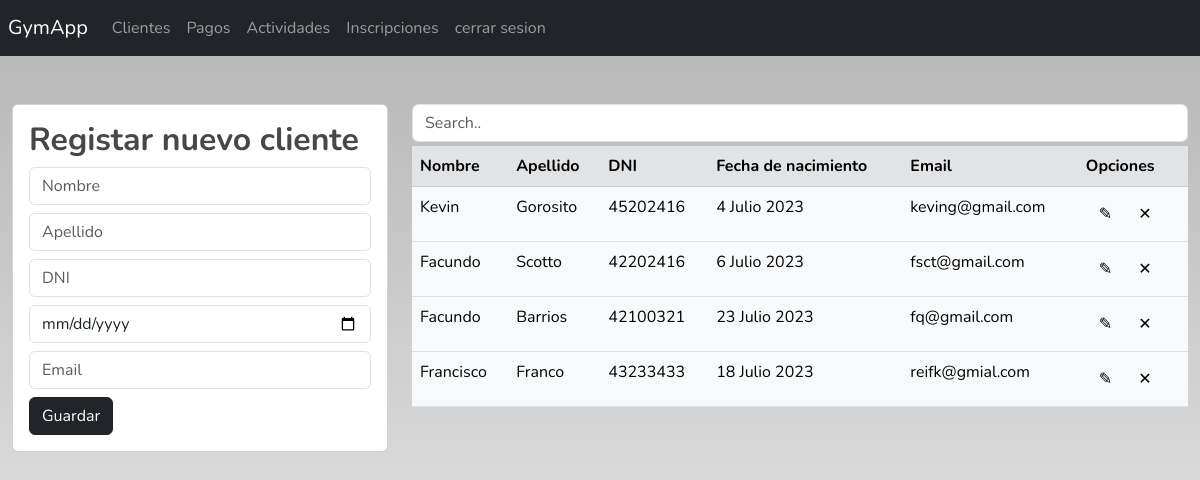
The app's page / (signed in) with its own data.
### Gestion/models.py (models this page shows, shortened)
class Cliente(models.Model):
    dni = models.CharField(primary_key=True, max_length=8)
    nombre = models.CharField(max_length=50)
    apellido = models.CharField(max_length=50)
    fecha_nacimiento = models.DateField()
    email = models.EmailField(max_length=100)

### Gestion/views.py (the view)
# urls.py: path('', views.clientes, name='clientes'),
@login_required
def clientes(request):
    clientes = Cliente.objects.all()
    return render(request, "gestionClientes.html", {"clientes": clientes})

### Gestion/templates/gestionClientes.html (shortened to what this page needs)
{% extends "./base.html" %} {% block body %}
<div class="row">
  <div class="col-4">
    <div class="card mt-5">
      <div class="card-body">
        <h2>Registar nuevo cliente</h2>
        <form action="/registrarCliente/" method="POST">
          <div class="form-group mb-2">
            <input
              type="text"
              name="nombre"
              class="form-control"
              placeholder="Nombre"
              required
            />
          </div>
          <div class="form-group mb-2">
            <input
              type="text"
              name="apellido"
              class="form-control"
              placeholder="Apellido"
              required
            />
          </div>
          <div class="form-group mb-2">
            <input
              type="text"
              name="dni"
              class="form-control"
              placeholder="DNI"
              required
            />
          </div>
          <div class="form-group mb-2">
            <input
              type="date"
              name="fecha_nacimiento"
              class="form-control"
              placeholder="Fecha de nacimiento"
              required
            />
          </div>
          <div class="form-group mb-2">
            <input
              type="email"
              name="email"
              class="form-control"
              placeholder="Email"
              required
            />
          </div>
          <div class="form-group">
            <button type="submit" class="btn btn-dark">Guardar</button>
          </div>
        </form>
      </div>
    </div>
  </div>
  <div class="col-8">
    <input class="form-control mt-5 myInput" id="" type="text" placeholder="Search..">
    <table class="table table-hover table-light mt-1">
      <thead class="table-secondary">
        <tr>
          <th scope="col">Nombre</th>
          <th scope="col">Apellido</th>
          <th scope="col">DNI</th>
          <th scope="col">Fecha de nacimiento</th>
          <th scope="col">Email</th>
          <th scope="col">Opciones</th>
        </tr>
      </thead>
      <tbody class="myTable" id="">
        {% for cliente in clientes %}
        <tr>
          <td>{{cliente.nombre}}</td>
          <td>{{cliente.apellido}}</td>
          <td>{{cliente.dni}}</td>
          <td>{{cliente.fecha_nacimiento}}</td>
          <td>{{cliente.email}}</td>
          <td>
            <a href="edicionCliente/{{cliente.dni}}" class="btn btn-light"
              >&#9998;</a
            ><a href="eliminarCliente/{{cliente.dni}}" class="btn btn-light"
              >&#10005;</a
            >
          </td>
        </tr>
        {% endfor %}
      </tbody>
    </table>
  </div>
</div>
{% endblock %}

### Gestion/templates/base.html (shortened to what this page needs)
<!DOCTYPE html>
<html lang="es">
  <head>
    <link
      href="https://cdn.jsdelivr.net/npm/bootstrap@5.3.0-alpha1/dist/css/bootstrap.min.css"
      rel="stylesheet"
    />
  </head>
  <body>
    <nav class="navbar navbar-expand-lg navbar-dark bg-dark p-2 sticky-top">
      <a class="navbar-brand" href="#">GymApp</a>
      <div class="collapse navbar-collapse" id="navbarNav">
        <ul class="navbar-nav">
          <li class="nav-item active">
            <a class="nav-link" href="{% url 'clientes' %}">Clientes</a>
          </li>
          <li class="nav-item">
            <a class="nav-link" href="{% url 'pagos' %}">Pagos</a>
          </li>
          <li class="nav-item">
            <a class="nav-link" href="{% url 'actividades' %}">Actividades</a>
          </li>
          <li class="nav-item">
            <a class="nav-link" href="{% url 'inscripciones' %}"
              >Inscripciones</a
            >
          </li>
          {% if user.is_authenticated %}
          <li class="nav-item">
            <a class="nav-link" href="{% url 'logout' %}"
              >cerrar sesion</a
            >
          </li>
          {% endif %}
        </ul>
      </div>
    </nav>
    <div class="container-fluid">{% block body %} {% endblock %}</div>
  </body>
</html>

### Gestion/templates/base.html (style rules this page uses)
body { font-family: "Nunito", sans-serif; margin: 0; min-height: 100vh; background-size: cover; background: linear-gradient( 0deg, rgba(242, 242, 242, 1) 0%, rgba(180, 180, 180, 1) 100% ) no-repeat; }
h2 { color: rgb(71, 71, 71); font-weight: bold; }

### records on screen
Cliente: nombre "Kevin", apellido "Gorosito", dni "45202416", fecha_nacimiento "4 Julio 2023", email "keving@gmail.com"
Cliente: nombre "Facundo", apellido "Scotto", dni "42202416", fecha_nacimiento "6 Julio 2023", email "fsct@gmail.com"
Cliente: nombre "Facundo", apellido "Barrios", dni "42100321", fecha_nacimiento "23 Julio 2023", email "fq@gmail.com"
Cliente: nombre "Francisco", apellido "Franco", dni "43233433", fecha_nacimiento "18 Julio 2023", email "reifk@gmial.com"
